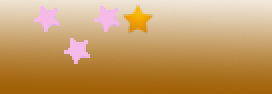
#> input picture stars/captcha23.png, 136 x 47 px (shown 2 times larger)
$ jupyter execute 'Star Captcha.ipynb'
#> lines starting #> are read from the running program, lines starting #| are printed output that depends on the picture; after the words box and inside, x2 and y2 are one past the last pixel; in counts of white or black regions, pixels touching at a corner belong together
[cell 1]
import numpy as np
import cv2
import matplotlib.pyplot as plt

# Test the best values

## captcha: 1,  3, 4, 5, 8, 11, 18, 19, 21, 24, 28, 29:

* cv2.Canny(gray, 28, 47, L2gradient=True)
* cv2.dilate(canny, (2, 2), iterations=3)

### captcha: 6, 23 :

* cv2.dilate(canny, (2, 2), iterations=5)

### captcha: 10:

*  cv2.dilate(canny, (2, 2), iterations=4)

### captcha 30:

* cv2.dilate(canny, (2, 2), iterations=1)

[cell 2]
image_path = "../stars/captcha23.png"

[cell 3]
image = cv2.imread(image_path, -1)
#> image is the input picture: shape (47, 136, 3); mean B, G, R 101.2, 156.1, 197.9
gray = cv2.cvtColor(image, cv2.COLOR_BGRA2GRAY)
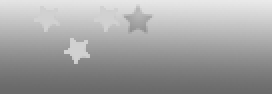
#> gray: shape (47, 136) (shown 2 times larger); min 106, max 234, mean 162.4
plt.imshow(gray, cmap="gray")

[cell 4]
image = cv2.imread(image_path)
gray = cv2.cvtColor(image, cv2.COLOR_BGR2GRAY)

canny = cv2.Canny(gray, 28, 47, L2gradient=True)
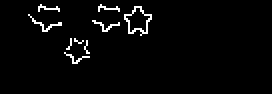
#> canny: shape (47, 136) (shown 2 times larger); 2.8% white in thin lines or dots, all inside (x1, y1, x2, y2) = (14, 2, 76, 32)

dilated = cv2.dilate(canny, (2, 2), iterations=5)
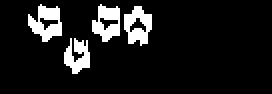
#> dilated: shape (47, 136) (shown 2 times larger); 10.4% white; 4 white regions

contours, _ = cv2.findContours(dilated.copy(), cv2.RETR_EXTERNAL, cv2.CHAIN_APPROX_SIMPLE)
#> contours = 4 contours; box (x1, y1, x2, y2) and area: (14, 2, 31, 21) 180, (62, 3, 76, 23) 171, (46, 2, 60, 21) 162, (32, 19, 45, 37) 105
print(len(contours))
#| 4
fig, axes = plt.subplots(1, 3, figsize=(50, 30), sharex=True, sharey=True)
ax = axes.ravel()

titles = ["original", "gray scaled", "dilated"]
images = [cv2.cvtColor(image, cv2.COLOR_BGR2RGB), gray, dilated]

for i, (title, im) in enumerate(zip(titles, images)):
    ax[i].set_title(title)
    ax[i].imshow(im, "gray")
#> this loop made 3 passes

plt.autoscale()
plt.show()
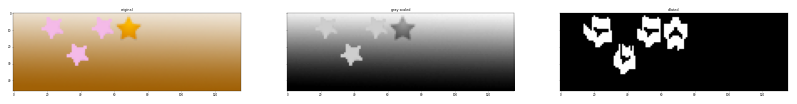
#> figure drawn by matplotlib, 3 panels

[cell 5]
fig, axes = plt.subplots(2, 2, figsize=(20, 10), sharex=True, sharey=True)
ax = axes.ravel()

count = 0
for i, contour in enumerate(contours):
    image = cv2.cvtColor(cv2.imread(image_path), cv2.COLOR_BGR2RGB)
    (x, y, w, h) = cv2.boundingRect(contour)
#> x = 32; y = 19; w = 13; h = 18

    ax[i].imshow(cv2.rectangle(image, (x, y), (x+w,y+h), (255, 0, 0), 1), "gray")
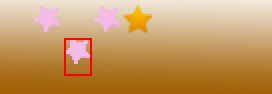
#> image: shape (47, 136, 3) (shown 2 times larger); mean R, G, B 198.5, 154.8, 100.5

    if (12 <= w <= 19) and (12 <= h <= 19):
        ax[i].set_title(f"perfect: wdth: {w} height: {h}")
        count += 1
    elif w > 19:
        value = round(w/16)
        ax[i].set_title(f"width is high: wdth: {w} height: {h}")
        count += value
    elif h > 19:
        value = round(h/16)
        ax[i].set_title(f"height is high: wdth: {w} height: {h}")
        count += value
    else:
        ax[i].set_title(f"skipped: wdth: {w} height: {h}")
    print(count)

print("contours: ", len(contours), "star count: ", count)
plt.show()
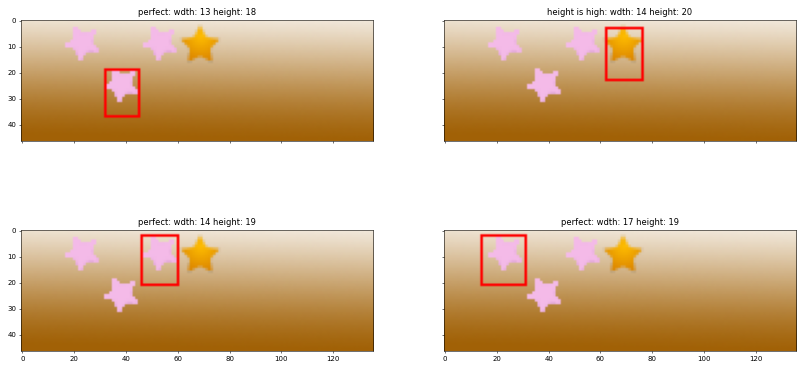
#> figure drawn by matplotlib, 4 panels
